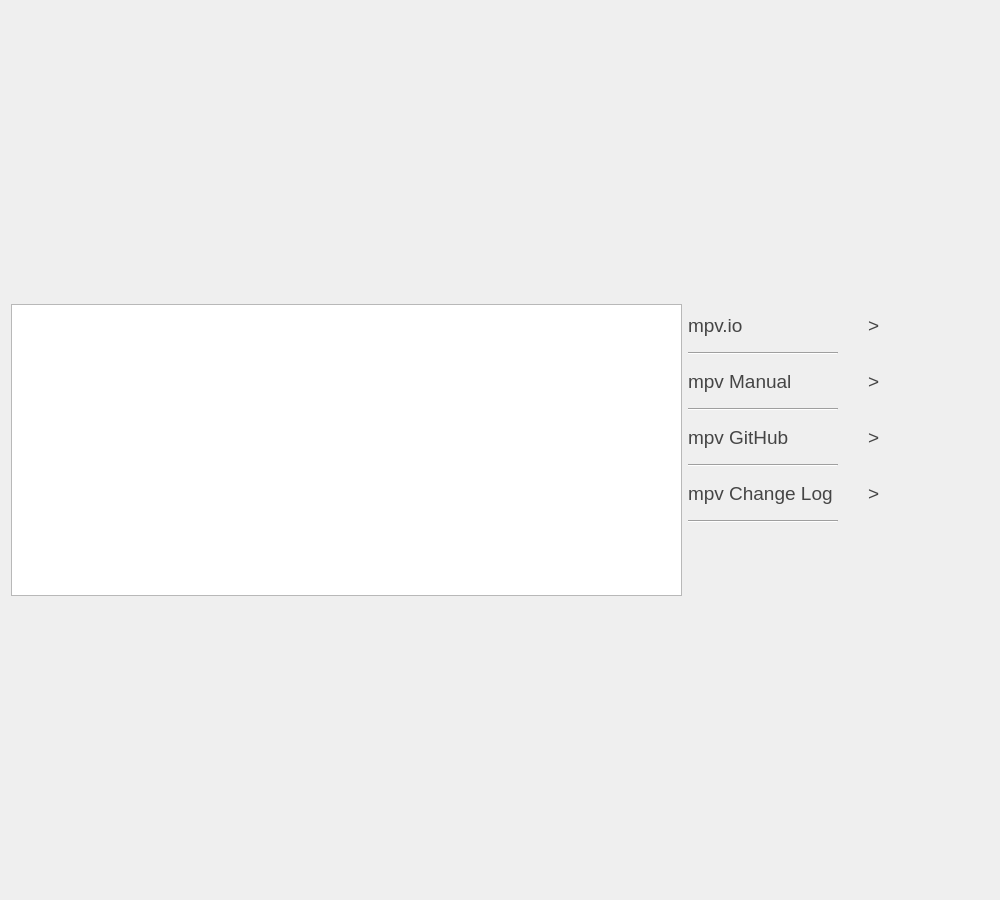
<?xml version="1.0" encoding="UTF-8"?>
<ui version="4.0">
 <class>tabconfig</class>
 <widget class="QWidget" name="tabconfig">
  <property name="geometry">
   <rect>
    <x>0</x>
    <y>0</y>
    <width>1000</width>
    <height>900</height>
   </rect>
  </property>
  <property name="sizePolicy">
   <sizepolicy hsizetype="Expanding" vsizetype="Expanding">
    <horstretch>0</horstretch>
    <verstretch>0</verstretch>
   </sizepolicy>
  </property>
  <property name="windowTitle">
   <string>Form</string>
  </property>
  <layout class="QGridLayout" name="gridLayout">
   <property name="rightMargin">
    <number>120</number>
   </property>
   <item row="0" column="0">
    <spacer name="verticalSpacer">
     <property name="orientation">
      <enum>Qt::Vertical</enum>
     </property>
     <property name="sizeHint" stdset="0">
      <size>
       <width>20</width>
       <height>40</height>
      </size>
     </property>
    </spacer>
   </item>
   <item row="2" column="0">
    <spacer name="verticalSpacer_2">
     <property name="orientation">
      <enum>Qt::Vertical</enum>
     </property>
     <property name="sizeHint" stdset="0">
      <size>
       <width>20</width>
       <height>40</height>
      </size>
     </property>
    </spacer>
   </item>
   <item row="1" column="1">
    <layout class="QFormLayout" name="formLayout">
     <property name="labelAlignment">
      <set>Qt::AlignLeading|Qt::AlignLeft|Qt::AlignVCenter</set>
     </property>
     <property name="horizontalSpacing">
      <number>30</number>
     </property>
     <property name="verticalSpacing">
      <number>15</number>
     </property>
     <property name="topMargin">
      <number>10</number>
     </property>
     <item row="0" column="0">
      <widget class="QLabel" name="label_mpv_site">
       <property name="palette">
        <palette>
         <active>
          <colorrole role="WindowText">
           <brush brushstyle="SolidPattern">
            <color alpha="255">
             <red>59</red>
             <green>59</green>
             <blue>59</blue>
            </color>
           </brush>
          </colorrole>
         </active>
         <inactive>
          <colorrole role="WindowText">
           <brush brushstyle="SolidPattern">
            <color alpha="255">
             <red>59</red>
             <green>59</green>
             <blue>59</blue>
            </color>
           </brush>
          </colorrole>
         </inactive>
         <disabled>
          <colorrole role="WindowText">
           <brush brushstyle="SolidPattern">
            <color alpha="255">
             <red>127</red>
             <green>127</green>
             <blue>127</blue>
            </color>
           </brush>
          </colorrole>
         </disabled>
        </palette>
       </property>
       <property name="font">
        <font>
         <pointsize>15</pointsize>
         <weight>50</weight>
         <italic>false</italic>
         <bold>false</bold>
         <underline>false</underline>
        </font>
       </property>
       <property name="text">
        <string>&lt;html&gt;&lt;head/&gt;&lt;body&gt;&lt;p&gt;&lt;a href=&quot;http://mpv.io/&quot;&gt;&lt;span style=&quot; font-size:14pt; text-decoration: none; color:#454545&quot;&gt;mpv.io&lt;/span&gt;&lt;/a&gt;&lt;/p&gt;&lt;/body&gt;&lt;/html&gt;</string>
       </property>
       <property name="textFormat">
        <enum>Qt::AutoText</enum>
       </property>
       <property name="openExternalLinks">
        <bool>true</bool>
       </property>
      </widget>
     </item>
     <item row="1" column="0">
      <widget class="Line" name="line">
       <property name="minimumSize">
        <size>
         <width>150</width>
         <height>0</height>
        </size>
       </property>
       <property name="orientation">
        <enum>Qt::Horizontal</enum>
       </property>
      </widget>
     </item>
     <item row="2" column="0">
      <widget class="QLabel" name="label_mpv_site_2">
       <property name="palette">
        <palette>
         <active>
          <colorrole role="WindowText">
           <brush brushstyle="SolidPattern">
            <color alpha="255">
             <red>59</red>
             <green>59</green>
             <blue>59</blue>
            </color>
           </brush>
          </colorrole>
         </active>
         <inactive>
          <colorrole role="WindowText">
           <brush brushstyle="SolidPattern">
            <color alpha="255">
             <red>59</red>
             <green>59</green>
             <blue>59</blue>
            </color>
           </brush>
          </colorrole>
         </inactive>
         <disabled>
          <colorrole role="WindowText">
           <brush brushstyle="SolidPattern">
            <color alpha="255">
             <red>127</red>
             <green>127</green>
             <blue>127</blue>
            </color>
           </brush>
          </colorrole>
         </disabled>
        </palette>
       </property>
       <property name="font">
        <font>
         <pointsize>15</pointsize>
         <underline>false</underline>
        </font>
       </property>
       <property name="text">
        <string>&lt;html&gt;&lt;head/&gt;&lt;body&gt;&lt;p&gt;&lt;a href=&quot;http://mpv.io/manual/master/&quot;&gt;&lt;span style=&quot; font-size:14pt; text-decoration: none; color:#454545&quot;&gt;mpv Manual&lt;/span&gt;&lt;/a&gt;&lt;/p&gt;&lt;/body&gt;&lt;/html&gt;</string>
       </property>
       <property name="openExternalLinks">
        <bool>true</bool>
       </property>
      </widget>
     </item>
     <item row="4" column="0">
      <widget class="QLabel" name="label_mpv_site_3">
       <property name="palette">
        <palette>
         <active>
          <colorrole role="WindowText">
           <brush brushstyle="SolidPattern">
            <color alpha="255">
             <red>59</red>
             <green>59</green>
             <blue>59</blue>
            </color>
           </brush>
          </colorrole>
         </active>
         <inactive>
          <colorrole role="WindowText">
           <brush brushstyle="SolidPattern">
            <color alpha="255">
             <red>59</red>
             <green>59</green>
             <blue>59</blue>
            </color>
           </brush>
          </colorrole>
         </inactive>
         <disabled>
          <colorrole role="WindowText">
           <brush brushstyle="SolidPattern">
            <color alpha="255">
             <red>127</red>
             <green>127</green>
             <blue>127</blue>
            </color>
           </brush>
          </colorrole>
         </disabled>
        </palette>
       </property>
       <property name="font">
        <font>
         <pointsize>15</pointsize>
         <underline>false</underline>
        </font>
       </property>
       <property name="text">
        <string>&lt;html&gt;&lt;head/&gt;&lt;body&gt;&lt;p&gt;&lt;a href=&quot;https://github.com/mpv-player/mpv&quot;&gt;&lt;span style=&quot; font-size:14pt; text-decoration: none; color:#454545&quot;&gt;mpv GitHub&lt;/span&gt;&lt;/a&gt;&lt;/p&gt;&lt;/body&gt;&lt;/html&gt;</string>
       </property>
       <property name="openExternalLinks">
        <bool>true</bool>
       </property>
      </widget>
     </item>
     <item row="6" column="0">
      <widget class="QLabel" name="label_mpv_site_4">
       <property name="palette">
        <palette>
         <active>
          <colorrole role="WindowText">
           <brush brushstyle="SolidPattern">
            <color alpha="255">
             <red>59</red>
             <green>59</green>
             <blue>59</blue>
            </color>
           </brush>
          </colorrole>
         </active>
         <inactive>
          <colorrole role="WindowText">
           <brush brushstyle="SolidPattern">
            <color alpha="255">
             <red>59</red>
             <green>59</green>
             <blue>59</blue>
            </color>
           </brush>
          </colorrole>
         </inactive>
         <disabled>
          <colorrole role="WindowText">
           <brush brushstyle="SolidPattern">
            <color alpha="255">
             <red>127</red>
             <green>127</green>
             <blue>127</blue>
            </color>
           </brush>
          </colorrole>
         </disabled>
        </palette>
       </property>
       <property name="font">
        <font>
         <pointsize>15</pointsize>
         <underline>false</underline>
        </font>
       </property>
       <property name="text">
        <string>&lt;html&gt;&lt;head/&gt;&lt;body&gt;&lt;p&gt;&lt;a href=&quot;https://github.com/mpv-player/mpv/commits/master&quot;&gt;&lt;span style=&quot; font-size:14pt; text-decoration: none; color:#454545 &quot;&gt;mpv Change Log&lt;/span&gt;&lt;/a&gt;&lt;/p&gt;&lt;/body&gt;&lt;/html&gt;</string>
       </property>
       <property name="openExternalLinks">
        <bool>true</bool>
       </property>
      </widget>
     </item>
     <item row="3" column="0">
      <widget class="Line" name="line_2">
       <property name="minimumSize">
        <size>
         <width>150</width>
         <height>0</height>
        </size>
       </property>
       <property name="orientation">
        <enum>Qt::Horizontal</enum>
       </property>
      </widget>
     </item>
     <item row="5" column="0">
      <widget class="Line" name="line_4">
       <property name="minimumSize">
        <size>
         <width>150</width>
         <height>0</height>
        </size>
       </property>
       <property name="orientation">
        <enum>Qt::Horizontal</enum>
       </property>
      </widget>
     </item>
     <item row="7" column="0">
      <widget class="Line" name="line_3">
       <property name="minimumSize">
        <size>
         <width>150</width>
         <height>0</height>
        </size>
       </property>
       <property name="orientation">
        <enum>Qt::Horizontal</enum>
       </property>
      </widget>
     </item>
     <item row="0" column="1">
      <widget class="QLabel" name="label">
       <property name="text">
        <string>&lt;html&gt;&lt;head/&gt;&lt;body&gt;&lt;p&gt;&lt;span style=&quot; font-size:14pt; color:#454545;&quot;&gt;&amp;gt;&lt;/span&gt;&lt;/p&gt;&lt;/body&gt;&lt;/html&gt;</string>
       </property>
      </widget>
     </item>
     <item row="2" column="1">
      <widget class="QLabel" name="label_2">
       <property name="text">
        <string>&lt;html&gt;&lt;head/&gt;&lt;body&gt;&lt;p&gt;&lt;span style=&quot; font-size:14pt; color:#454545;&quot;&gt;&amp;gt;&lt;/span&gt;&lt;/p&gt;&lt;/body&gt;&lt;/html&gt;</string>
       </property>
      </widget>
     </item>
     <item row="4" column="1">
      <widget class="QLabel" name="label_3">
       <property name="text">
        <string>&lt;html&gt;&lt;head/&gt;&lt;body&gt;&lt;p&gt;&lt;span style=&quot; font-size:14pt; color:#454545;&quot;&gt;&amp;gt;&lt;/span&gt;&lt;/p&gt;&lt;/body&gt;&lt;/html&gt;</string>
       </property>
      </widget>
     </item>
     <item row="6" column="1">
      <widget class="QLabel" name="label_4">
       <property name="text">
        <string>&lt;html&gt;&lt;head/&gt;&lt;body&gt;&lt;p&gt;&lt;span style=&quot; font-size:14pt; color:#454545;&quot;&gt;&amp;gt;&lt;/span&gt;&lt;/p&gt;&lt;/body&gt;&lt;/html&gt;</string>
       </property>
      </widget>
     </item>
    </layout>
   </item>
   <item row="1" column="0">
    <widget class="QGraphicsView" name="graphicsView"/>
   </item>
  </layout>
 </widget>
 <resources/>
 <connections/>
</ui>
